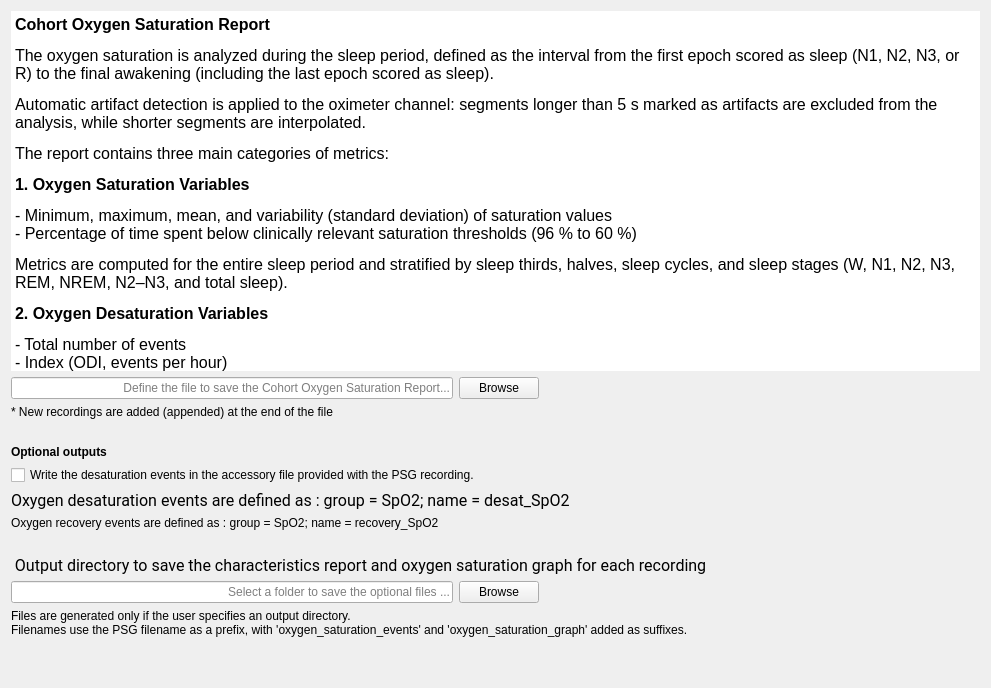
<?xml version="1.0" encoding="UTF-8"?>
<ui version="4.0">
 <class>OutputFiles</class>
 <widget class="QWidget" name="OutputFiles">
  <property name="geometry">
   <rect>
    <x>0</x>
    <y>0</y>
    <width>991</width>
    <height>688</height>
   </rect>
  </property>
  <property name="windowTitle">
   <string/>
  </property>
  <property name="styleSheet">
   <string notr="true">font: 12pt &quot;Roboto&quot;;</string>
  </property>
  <layout class="QVBoxLayout" name="verticalLayout">
   <item>
    <widget class="QTextEdit" name="textEdit">
     <property name="sizePolicy">
      <sizepolicy hsizetype="Expanding" vsizetype="Expanding">
       <horstretch>0</horstretch>
       <verstretch>0</verstretch>
      </sizepolicy>
     </property>
     <property name="minimumSize">
      <size>
       <width>0</width>
       <height>0</height>
      </size>
     </property>
     <property name="maximumSize">
      <size>
       <width>16777215</width>
       <height>470</height>
      </size>
     </property>
     <property name="contextMenuPolicy">
      <enum>Qt::ContextMenuPolicy::NoContextMenu</enum>
     </property>
     <property name="autoFillBackground">
      <bool>true</bool>
     </property>
     <property name="frameShape">
      <enum>QFrame::Shape::NoFrame</enum>
     </property>
     <property name="frameShadow">
      <enum>QFrame::Shadow::Plain</enum>
     </property>
     <property name="lineWidth">
      <number>-1</number>
     </property>
     <property name="verticalScrollBarPolicy">
      <enum>Qt::ScrollBarPolicy::ScrollBarAlwaysOff</enum>
     </property>
     <property name="horizontalScrollBarPolicy">
      <enum>Qt::ScrollBarPolicy::ScrollBarAlwaysOff</enum>
     </property>
     <property name="sizeAdjustPolicy">
      <enum>QAbstractScrollArea::SizeAdjustPolicy::AdjustIgnored</enum>
     </property>
     <property name="readOnly">
      <bool>true</bool>
     </property>
     <property name="html">
      <string>&lt;!DOCTYPE HTML PUBLIC &quot;-//W3C//DTD HTML 4.0//EN&quot; &quot;http://www.w3.org/TR/REC-html40/strict.dtd&quot;&gt;
&lt;html&gt;&lt;head&gt;&lt;meta name=&quot;qrichtext&quot; content=&quot;1&quot; /&gt;&lt;meta charset=&quot;utf-8&quot; /&gt;&lt;style type=&quot;text/css&quot;&gt;
p, li { white-space: pre-wrap; }
hr { height: 1px; border-width: 0; }
li.unchecked::marker { content: &quot;\2610&quot;; }
li.checked::marker { content: &quot;\2612&quot;; }
&lt;/style&gt;&lt;/head&gt;&lt;body style=&quot; font-family:'Roboto'; font-size:12pt; font-weight:400; font-style:normal;&quot;&gt;
&lt;p style=&quot; margin-top:12px; margin-bottom:12px; margin-left:0px; margin-right:0px; -qt-block-indent:0; text-indent:0px;&quot;&gt;&lt;span style=&quot; font-weight:700;&quot;&gt;Cohort Oxygen Saturation Report&lt;/span&gt;&lt;/p&gt;
&lt;p style=&quot; margin-top:12px; margin-bottom:12px; margin-left:0px; margin-right:0px; -qt-block-indent:0; text-indent:0px;&quot;&gt;The oxygen saturation is analyzed during the sleep period, defined as the interval from the first epoch scored as sleep (N1, N2, N3, or R) to the final awakening (including the last epoch scored as sleep).&lt;/p&gt;
&lt;p style=&quot; margin-top:12px; margin-bottom:12px; margin-left:0px; margin-right:0px; -qt-block-indent:0; text-indent:0px;&quot;&gt;Automatic artifact detection is applied to the oximeter channel: segments longer than 5 s marked as artifacts are excluded from the analysis, while shorter segments are interpolated.&lt;/p&gt;
&lt;p style=&quot; margin-top:12px; margin-bottom:12px; margin-left:0px; margin-right:0px; -qt-block-indent:0; text-indent:0px;&quot;&gt;The report contains three main categories of metrics:&lt;/p&gt;
&lt;p style=&quot; margin-top:12px; margin-bottom:12px; margin-left:0px; margin-right:0px; -qt-block-indent:0; text-indent:0px;&quot;&gt;&lt;span style=&quot; font-weight:700;&quot;&gt;1. Oxygen Saturation Variables&lt;/span&gt;&lt;/p&gt;
&lt;p style=&quot; margin-top:12px; margin-bottom:12px; margin-left:0px; margin-right:0px; -qt-block-indent:0; text-indent:0px;&quot;&gt;- Minimum, maximum, mean, and variability (standard deviation) of saturation values&lt;br /&gt;- Percentage of time spent below clinically relevant saturation thresholds (96 % to 60 %)&lt;/p&gt;
&lt;p style=&quot; margin-top:12px; margin-bottom:12px; margin-left:0px; margin-right:0px; -qt-block-indent:0; text-indent:0px;&quot;&gt;Metrics are computed for the entire sleep period and stratified by sleep thirds, halves, sleep cycles, and sleep stages (W, N1, N2, N3, REM, NREM, N2–N3, and total sleep).&lt;/p&gt;
&lt;p style=&quot; margin-top:12px; margin-bottom:12px; margin-left:0px; margin-right:0px; -qt-block-indent:0; text-indent:0px;&quot;&gt;&lt;span style=&quot; font-weight:700;&quot;&gt;2. Oxygen Desaturation Variables&lt;/span&gt;&lt;/p&gt;
&lt;p style=&quot; margin-top:12px; margin-bottom:12px; margin-left:0px; margin-right:0px; -qt-block-indent:0; text-indent:0px;&quot;&gt;- Total number of events&lt;br /&gt;- Index (ODI, events per hour)&lt;br /&gt;- Severity (sum of areas under desaturation events, in percent·sec, over the sleep period)&lt;br /&gt;- Percentage of sleep time spent in desaturation&lt;br /&gt;- Average and median desaturation characteristics: Duration (s), Area (% s), Slope (% / s) and Drop (%).&lt;/p&gt;
&lt;p style=&quot; margin-top:0px; margin-bottom:0px; margin-left:0px; margin-right:0px; -qt-block-indent:0; text-indent:0px;&quot;&gt;&lt;span style=&quot; font-weight:700;&quot;&gt;3. Oxygen Recovery Variables&lt;/span&gt;&lt;/p&gt;
&lt;p style=&quot;-qt-paragraph-type:empty; margin-top:0px; margin-bottom:0px; margin-left:0px; margin-right:0px; -qt-block-indent:0; text-indent:0px; font-weight:700;&quot;&gt;&lt;br /&gt;&lt;/p&gt;
&lt;p style=&quot; margin-top:0px; margin-bottom:0px; margin-left:0px; margin-right:0px; -qt-block-indent:0; text-indent:0px;&quot;&gt;- Total number of events&lt;br /&gt;- Index (events per hour)&lt;br /&gt;- Severity (sum of areas under recovery events, in percent·sec, over the sleep period)&lt;br /&gt;- Percentage of sleep time spent in recovery&lt;br /&gt;- Average and median recovery characteristics: Duration (s), Area (% s), Slope (% / s) and Amplitude (%).&lt;/p&gt;
&lt;p style=&quot;-qt-paragraph-type:empty; margin-top:0px; margin-bottom:0px; margin-left:0px; margin-right:0px; -qt-block-indent:0; text-indent:0px;&quot;&gt;&lt;br /&gt;&lt;/p&gt;
&lt;p style=&quot; margin-top:0px; margin-bottom:0px; margin-left:0px; margin-right:0px; -qt-block-indent:0; text-indent:0px;&quot;&gt;The &lt;span style=&quot; font-weight:700;&quot;&gt;Total Severity &lt;/span&gt;corresponds to the sum of the individual desaturation and recovery areas in percent*sec over the valid sleep period (sec).&lt;/p&gt;
&lt;p style=&quot;-qt-paragraph-type:empty; margin-top:0px; margin-bottom:0px; margin-left:0px; margin-right:0px; -qt-block-indent:0; text-indent:0px;&quot;&gt;&lt;br /&gt;&lt;/p&gt;
&lt;p style=&quot; margin-top:0px; margin-bottom:0px; margin-left:0px; margin-right:0px; -qt-block-indent:0; text-indent:0px;&quot;&gt;All metrics are stored in the Cohort Oxygen Saturation Report, with one line per recording. &lt;/p&gt;&lt;/body&gt;&lt;/html&gt;</string>
     </property>
    </widget>
   </item>
   <item>
    <layout class="QHBoxLayout" name="horizontalLayout">
     <item>
      <widget class="QLineEdit" name="lineEdit_filename">
       <property name="layoutDirection">
        <enum>Qt::LayoutDirection::LeftToRight</enum>
       </property>
       <property name="text">
        <string/>
       </property>
       <property name="alignment">
        <set>Qt::AlignmentFlag::AlignRight|Qt::AlignmentFlag::AlignTrailing|Qt::AlignmentFlag::AlignVCenter</set>
       </property>
       <property name="placeholderText">
        <string>Define the file to save the Cohort Oxygen Saturation Report...</string>
       </property>
      </widget>
     </item>
     <item>
      <widget class="QPushButton" name="pushButton_browse">
       <property name="text">
        <string>Browse</string>
       </property>
      </widget>
     </item>
     <item>
      <spacer name="horizontalSpacer">
       <property name="orientation">
        <enum>Qt::Orientation::Horizontal</enum>
       </property>
       <property name="sizeType">
        <enum>QSizePolicy::Policy::MinimumExpanding</enum>
       </property>
       <property name="sizeHint" stdset="0">
        <size>
         <width>40</width>
         <height>20</height>
        </size>
       </property>
      </spacer>
     </item>
    </layout>
   </item>
   <item>
    <widget class="QLabel" name="label_4">
     <property name="text">
      <string>* New recordings are added (appended) at the end of the file </string>
     </property>
    </widget>
   </item>
   <item>
    <spacer name="verticalSpacer_3">
     <property name="orientation">
      <enum>Qt::Orientation::Vertical</enum>
     </property>
     <property name="sizeType">
      <enum>QSizePolicy::Policy::Preferred</enum>
     </property>
     <property name="sizeHint" stdset="0">
      <size>
       <width>20</width>
       <height>20</height>
      </size>
     </property>
    </spacer>
   </item>
   <item>
    <widget class="QLabel" name="label">
     <property name="text">
      <string>&lt;html&gt;&lt;head/&gt;&lt;body&gt;&lt;p&gt;&lt;span style=&quot; font-weight:700;&quot;&gt;Optional outputs&lt;/span&gt;&lt;/p&gt;&lt;/body&gt;&lt;/html&gt;</string>
     </property>
    </widget>
   </item>
   <item>
    <widget class="QCheckBox" name="checkBox_writeEvts">
     <property name="text">
      <string>Write the desaturation events in the accessory file provided with the PSG recording.</string>
     </property>
    </widget>
   </item>
   <item>
    <widget class="QLabel" name="label_5">
     <property name="font">
      <font>
       <family>Roboto</family>
       <pointsize>12</pointsize>
       <italic>false</italic>
       <bold>false</bold>
      </font>
     </property>
     <property name="text">
      <string>Oxygen desaturation events are defined as : group = SpO2; name = desat_SpO2</string>
     </property>
    </widget>
   </item>
   <item>
    <widget class="QLabel" name="label_6">
     <property name="text">
      <string>Oxygen recovery events are defined as : group = SpO2; name = recovery_SpO2</string>
     </property>
    </widget>
   </item>
   <item>
    <spacer name="verticalSpacer_4">
     <property name="orientation">
      <enum>Qt::Orientation::Vertical</enum>
     </property>
     <property name="sizeType">
      <enum>QSizePolicy::Policy::Preferred</enum>
     </property>
     <property name="sizeHint" stdset="0">
      <size>
       <width>20</width>
       <height>20</height>
      </size>
     </property>
    </spacer>
   </item>
   <item>
    <widget class="QLabel" name="label_2">
     <property name="font">
      <font>
       <family>Roboto</family>
       <pointsize>12</pointsize>
       <italic>false</italic>
       <bold>false</bold>
      </font>
     </property>
     <property name="text">
      <string> Output directory to save the characteristics report and oxygen saturation graph for each recording</string>
     </property>
    </widget>
   </item>
   <item>
    <layout class="QHBoxLayout" name="horizontalLayout_2">
     <item>
      <widget class="QLineEdit" name="lineEdit_picturename">
       <property name="layoutDirection">
        <enum>Qt::LayoutDirection::LeftToRight</enum>
       </property>
       <property name="text">
        <string/>
       </property>
       <property name="alignment">
        <set>Qt::AlignmentFlag::AlignRight|Qt::AlignmentFlag::AlignTrailing|Qt::AlignmentFlag::AlignVCenter</set>
       </property>
       <property name="placeholderText">
        <string>Select a folder to save the optional files ...</string>
       </property>
      </widget>
     </item>
     <item>
      <widget class="QPushButton" name="pushButton_browse_pic">
       <property name="text">
        <string>Browse</string>
       </property>
      </widget>
     </item>
     <item>
      <spacer name="horizontalSpacer_2">
       <property name="orientation">
        <enum>Qt::Orientation::Horizontal</enum>
       </property>
       <property name="sizeType">
        <enum>QSizePolicy::Policy::MinimumExpanding</enum>
       </property>
       <property name="sizeHint" stdset="0">
        <size>
         <width>40</width>
         <height>20</height>
        </size>
       </property>
      </spacer>
     </item>
    </layout>
   </item>
   <item>
    <layout class="QHBoxLayout" name="horizontalLayout_3">
     <item>
      <widget class="QLabel" name="label_3">
       <property name="text">
        <string>Files are generated only if the user specifies an output directory.
Filenames use the PSG filename as a prefix, with 'oxygen_saturation_events' and 'oxygen_saturation_graph' added as suffixes.</string>
       </property>
       <property name="alignment">
        <set>Qt::AlignmentFlag::AlignLeading|Qt::AlignmentFlag::AlignLeft|Qt::AlignmentFlag::AlignVCenter</set>
       </property>
      </widget>
     </item>
     <item>
      <spacer name="horizontalSpacer_3">
       <property name="orientation">
        <enum>Qt::Orientation::Horizontal</enum>
       </property>
       <property name="sizeHint" stdset="0">
        <size>
         <width>40</width>
         <height>20</height>
        </size>
       </property>
      </spacer>
     </item>
    </layout>
   </item>
   <item>
    <spacer name="verticalSpacer_2">
     <property name="orientation">
      <enum>Qt::Orientation::Vertical</enum>
     </property>
     <property name="sizeType">
      <enum>QSizePolicy::Policy::Preferred</enum>
     </property>
     <property name="sizeHint" stdset="0">
      <size>
       <width>20</width>
       <height>40</height>
      </size>
     </property>
    </spacer>
   </item>
  </layout>
 </widget>
 <resources>
  <include location="../../../../../snooz-toolbox/src/main/python/ui/themes/themes.qrc"/>
 </resources>
 <connections>
  <connection>
   <sender>pushButton_browse</sender>
   <signal>clicked()</signal>
   <receiver>OutputFiles</receiver>
   <slot>browse_slot()</slot>
   <hints>
    <hint type="sourcelabel">
     <x>322</x>
     <y>318</y>
    </hint>
    <hint type="destinationlabel">
     <x>364</x>
     <y>294</y>
    </hint>
   </hints>
  </connection>
  <connection>
   <sender>pushButton_browse_pic</sender>
   <signal>clicked()</signal>
   <receiver>OutputFiles</receiver>
   <slot>browse_pic_slot()</slot>
   <hints>
    <hint type="sourcelabel">
     <x>480</x>
     <y>333</y>
    </hint>
    <hint type="destinationlabel">
     <x>364</x>
     <y>294</y>
    </hint>
   </hints>
  </connection>
  <connection>
   <sender>checkBox_writeEvts</sender>
   <signal>clicked()</signal>
   <receiver>OutputFiles</receiver>
   <slot>write_checkbox_slot()</slot>
   <hints>
    <hint type="sourcelabel">
     <x>432</x>
     <y>471</y>
    </hint>
    <hint type="destinationlabel">
     <x>432</x>
     <y>322</y>
    </hint>
   </hints>
  </connection>
 </connections>
 <slots>
  <slot>browse_slot()</slot>
  <slot>browse_pic_slot()</slot>
  <slot>write_checkbox_slot()</slot>
 </slots>
</ui>
